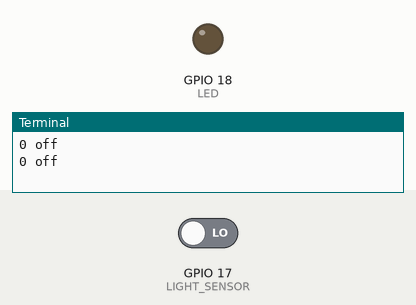
Recording of a program running on a simulated Raspberry Pi (BCM pin numbers). On the bench: output pins drawn as LEDs (lit = HIGH), the last lines printed to the terminal. Inputs (shaded band) come from the test bench; at power-on: GPIO 17 (LIGHT_SENSOR) LOW.

Above: at 3.7 s.
3.8 s: GPIO 17 (LIGHT_SENSOR) driven HIGH
At 5.1 s:
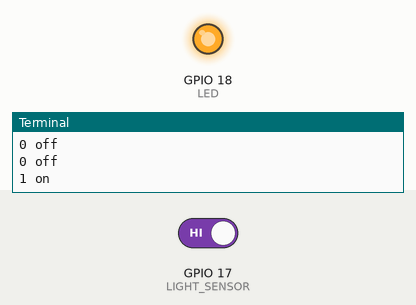
6.0 s: GPIO 17 (LIGHT_SENSOR) driven LOW
At 7.8 s:
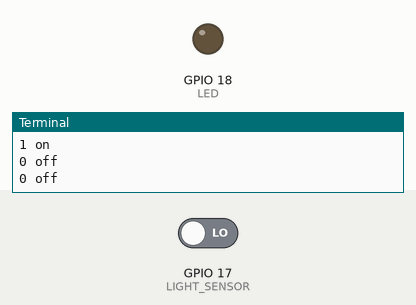
Timing chart, 0 to 9.3 s (numbered marks = the images above; inputs shaded):
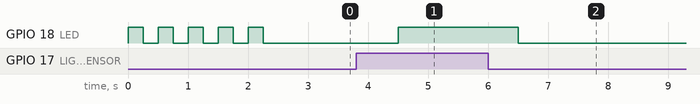

The program:

light-sensor.py
```python
import RPi.GPIO as GPIO
import time

LED = 18
LIGHT_SENSOR = 17

# use broadcomm GPIO naming schema
GPIO.setmode(GPIO.BCM)

# setup GPIO pin 18 as an output
GPIO.setup(LIGHT_SENSOR, GPIO.IN)
GPIO.setup(LED, GPIO.OUT)

# start with LED off
for _ in range(5):
    GPIO.output(LED, GPIO.HIGH)
    time.sleep(0.25)
    GPIO.output(LED, GPIO.LOW)
    time.sleep(0.25)

while True:
    res = GPIO.input(LIGHT_SENSOR)
    if res == 1:
        GPIO.output(LED, GPIO.HIGH)
        print(res, 'on')
    else:
        GPIO.output(LED, GPIO.LOW)
        print(res, 'off')
    time.sleep(1)


# clean up at end of program
GPIO.cleanup()
```

Measured:
- after the input at 3.8 s, GPIO 18 (LED): LOW → HIGH after 0.70 s
- after the input at 6.0 s, GPIO 18 (LED): HIGH → LOW after 0.50 s
